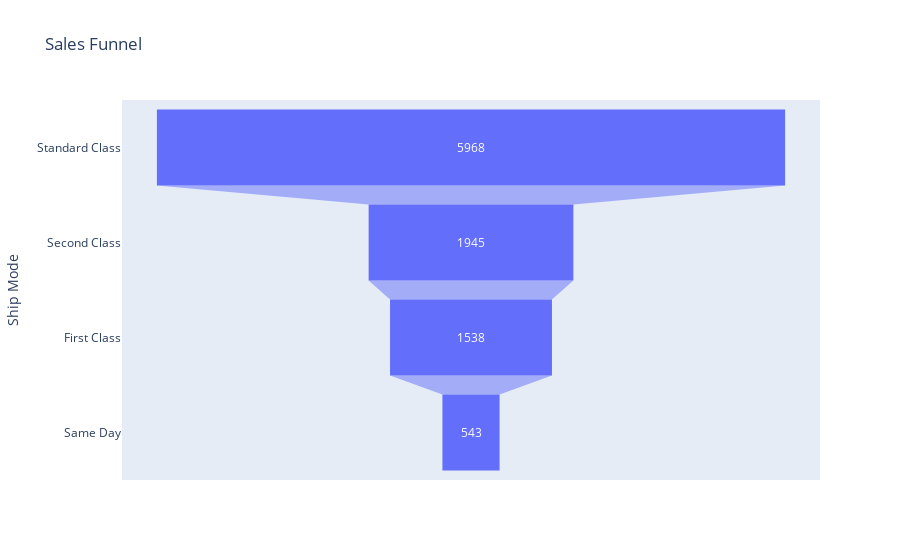

The notebook cell saved with this chart:
### Markdown cell above
# Most used Shipping Mode

### Code cell
shipping_mode = retail_dataset.groupby('Ship Mode').size().reset_index(name='counts').sort_values(by='counts', ascending=False)

fig = px.funnel(shipping_mode, x='counts', y='Ship Mode', title='Sales Funnel')
fig.show()

### Figure 1 — Plotly figure (JSON) as saved in the notebook; plotly's stock layout.template omitted (floating-point values rounded to 4 significant figures)
{"data": [{"hovertemplate": "counts=%{x}<br>Ship Mode=%{y}<extra></extra>", "legendgroup": "", "marker": {"color": "#636efa"}, "name": "", "orientation": "h", "showlegend": false, "type": "funnel", "x": [5968, 1945, 1538, 543], "xaxis": "x", "y": ["Standard Class", "Second Class", "First Class", "Same Day"], "yaxis": "y"}], "layout": {"legend": {"tracegroupgap": 0}, "title": {"text": "Sales Funnel"}, "xaxis": {"anchor": "y", "domain": [0, 1], "title": {"text": "counts"}}, "yaxis": {"anchor": "x", "domain": [0, 1], "title": {"text": "Ship Mode"}}}}
